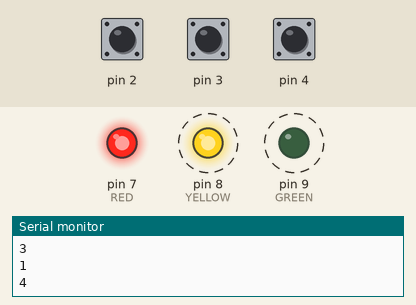
This sketch was run on a simulated Arduino Uno, built with avr-gcc and run on an emulated ATmega328P. Shown: output pins drawn as LEDs (lit = HIGH), the last lines printed to the serial monitor. Dashed ring = blinking. The test bench sets the inputs (shaded band); at power-on: pin 2 HIGH, pin 3 HIGH, pin 4 HIGH.

Above: at 1.28 s.
1.3 s: pin 2 pulled LOW for 0.15 s
4.4 s: pin 3 pulled LOW for 3.2 s
At 10.25 s:
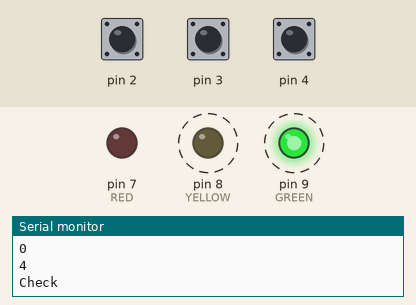
10.6 s: pin 3 pulled LOW for 0.15 s
13.7 s: pin 3 pulled LOW for 1 s
16.7 s: pin 2 pulled LOW for 3.2 s
21.4 s: pin 2 driven LOW
At 21.46 s:
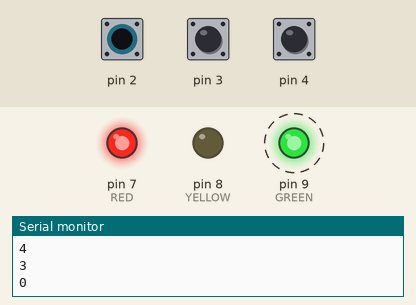
Timing chart, 0 to 25.4 s (numbered marks = the images above; inputs shaded):
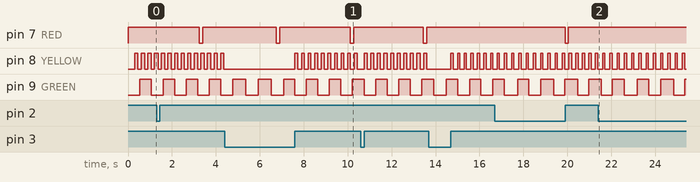

The sketch:

Assignment_8.ino
```cpp
#include <Arduino_FreeRTOS.h>
#include "queue.h"

#define RED     7
#define YELLOW  8
#define GREEN   9
#define sw1     2
#define sw2     3
#define sw3     4
int count = 0;
unsigned long pastTime = 0;
bool pressedsw2 = 0;
bool pressedsw3 = 0;
int Round = 0;
QueueHandle_t ledque;

void setup()
{
  Serial.begin(9600);
  ledque = xQueueCreate(10, sizeof(int32_t));
  xTaskCreate(sender, "sender1", 100, sw1, 1, NULL);
  xTaskCreate(sender, "sender2", 100, sw2, 1, NULL);
  xTaskCreate(sender, "sender3", 100, sw3, 1, NULL);
  xTaskCreate(reciever, "recieverRed", 100, NULL, 1, NULL);
}
void sender(void *pvParameters)
{
  BaseType_t qStatus;
  int32_t valueToSend = 0;
  const TickType_t xTicksToWait = pdMS_TO_TICKS(100);
  uint16_t *sw = pvParameters;
  pinMode(sw, INPUT_PULLUP);
  while (1)
  {

    if (sw == 2 && digitalRead(sw) == 1)
    {
      valueToSend = sw;
    }
    else if (digitalRead(sw) == 0)
    {
      valueToSend = 0;
    }

    if (sw == 3 && digitalRead(sw) == 1)
    {
      valueToSend = sw;
    }
    else if (digitalRead(sw) == 0)
    {
      valueToSend = 0;
    }

    if (sw == 4 && digitalRead(sw) == 1)
    {
      valueToSend = sw;
    }
    else if (digitalRead(sw) == 0)
    {
      valueToSend = 0;
    }
    if (valueToSend != 0) {
      qStatus = xQueueSend(ledque, &valueToSend, xTicksToWait);
      vTaskDelay(10);
    }
  }
}

void reciever(void *pvParameters)
{
  int32_t valueReceived;
  unsigned long timeMax = 0;
  unsigned long passYellow = 0;
  unsigned long passGreen = 0;
  bool greenpressed = false;
  int countGreen = 0;
  BaseType_t qStatus;
  const TickType_t xTicksToWait = pdMS_TO_TICKS(100);
  pinMode(RED, OUTPUT);
  pinMode(YELLOW, OUTPUT);
  pinMode(GREEN, OUTPUT);
  while (1)
  {
    qStatus = xQueueReceive(ledque, &valueReceived, xTicksToWait);
    if (qStatus == pdPASS) {
      Serial.println(valueReceived);
      if (valueReceived == sw1)
      {
        count++;
        timeMax = (3000 * count);
        digitalWrite(RED, HIGH);
      }

      if (valueReceived == sw2)
      {
        pressedsw2 = !pressedsw2;
        Serial.println(pressedsw2);
      }
      if (valueReceived == sw3 && greenpressed == false)
      {
        greenpressed = true;
      }
    }
    if (greenpressed == true && millis() - passGreen >= 500) {
      digitalWrite(GREEN, !digitalRead(GREEN));
      Serial.println("Check");
      countGreen++;
      passGreen = millis();
    }
    if (countGreen > 5) {
      countGreen = 0;
      greenpressed = false;
    }
    if (count > 0)
    {
      if (millis() - pastTime >= timeMax)
      {
        digitalWrite(RED, LOW);
        count = 0;
        pastTime = millis();
      }
    }
    if (pressedsw2 == 1)
    {
      if (millis() - passYellow >= 100) {
        digitalWrite(YELLOW, !digitalRead(YELLOW));
        passYellow = millis();
      }
    }
    else if (pressedsw2 == 0)
    {
      digitalWrite(YELLOW, LOW);
    }
  }
  vTaskDelay(10);
}

void loop() {}
```

Measured:
- after the input at 21.4 s, pin 7 (RED): stays HIGH (without the input it goes to LOW after 1.8 s)
- by itself, pin 7 (RED): alternates HIGH for 3.2 s and LOW for 0.16 s
- by itself, pin 9 (GREEN): alternates HIGH for 0.53 s and LOW for 0.53 s
